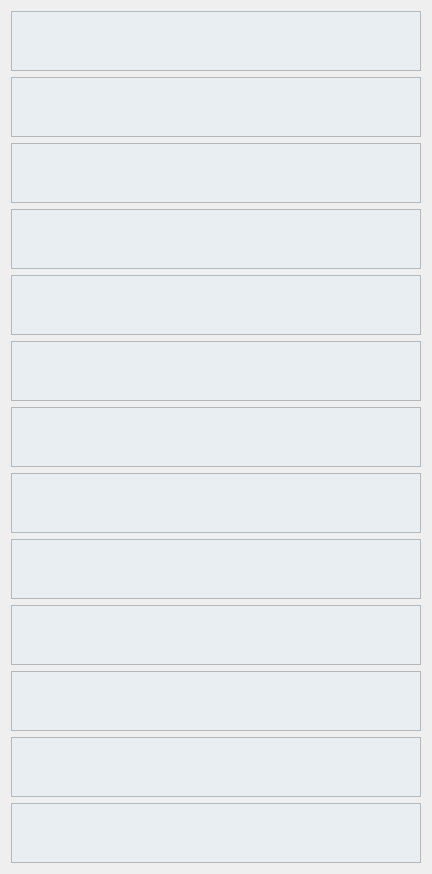
                         <widget class="QWidget" name="scrollAreaWidgetContents_7">
                          <property name="geometry">
                           <rect>
                            <x>0</x>
                            <y>0</y>
                            <width>428</width>
                            <height>870</height>
                           </rect>
                          </property>
                          <layout class="QVBoxLayout" name="verticalLayout_6">
                           <item>
                            <widget class="QGraphicsView" name="DeTraceView_1">
                             <property name="minimumSize">
                              <size>
                               <width>410</width>
                               <height>60</height>
                              </size>
                             </property>
                             <property name="maximumSize">
                              <size>
                               <width>16777215</width>
                               <height>60</height>
                              </size>
                             </property>
                             <property name="font">
                              <font>
                               <family>Arial</family>
                              </font>
                             </property>
                             <property name="styleSheet">
                              <string notr="true">background-color: rgb(232, 238, 242);</string>
                             </property>
                            </widget>
                           </item>
                           <item>
                            <widget class="QGraphicsView" name="DeTraceView_2">
                             <property name="sizePolicy">
                              <sizepolicy hsizetype="Preferred" vsizetype="Preferred">
                               <horstretch>0</horstretch>
                               <verstretch>0</verstretch>
                              </sizepolicy>
                             </property>
                             <property name="minimumSize">
                              <size>
                               <width>410</width>
                               <height>60</height>
                              </size>
                             </property>
                             <property name="maximumSize">
                              <size>
                               <width>16777215</width>
                               <height>60</height>
                              </size>
                             </property>
                             <property name="font">
                              <font>
                               <family>Arial</family>
                              </font>
                             </property>
                             <property name="styleSheet">
                              <string notr="true">background-color: rgb(232, 238, 242);</string>
                             </property>
                            </widget>
                           </item>
                           <item>
                            <widget class="QGraphicsView" name="DeTraceView_3">
                             <property name="minimumSize">
                              <size>
                               <width>410</width>
                               <height>60</height>
                              </size>
                             </property>
                             <property name="maximumSize">
                              <size>
                               <width>16777215</width>
                               <height>60</height>
                              </size>
                             </property>
                             <property name="font">
                              <font>
                               <family>Arial</family>
                              </font>
                             </property>
                             <property name="styleSheet">
                              <string notr="true">background-color: rgb(232, 238, 242);</string>
                             </property>
                            </widget>
                           </item>
                           <item>
                            <widget class="QGraphicsView" name="DeTraceView_4">
                             <property name="minimumSize">
                              <size>
                               <width>410</width>
                               <height>60</height>
                              </size>
                             </property>
                             <property name="maximumSize">
                              <size>
                               <width>16777215</width>
                               <height>60</height>
                              </size>
                             </property>
                             <property name="font">
                              <font>
                               <family>Arial</family>
                              </font>
                             </property>
                             <property name="styleSheet">
                              <string notr="true">background-color: rgb(232, 238, 242);</string>
                             </property>
                            </widget>
                           </item>
                           <item>
                            <widget class="QGraphicsView" name="DeTraceView_5">
                             <property name="minimumSize">
                              <size>
                               <width>410</width>
                               <height>60</height>
                              </size>
                             </property>
                             <property name="maximumSize">
                              <size>
                               <width>16777215</width>
                               <height>60</height>
                              </size>
                             </property>
                             <property name="font">
                              <font>
                               <family>Arial</family>
                              </font>
                             </property>
                             <property name="styleSheet">
                              <string notr="true">background-color: rgb(232, 238, 242);</string>
                             </property>
                            </widget>
                           </item>
                           <item>
                            <widget class="QGraphicsView" name="DeTraceView_6">
                             <property name="minimumSize">
                              <size>
                               <width>410</width>
                               <height>60</height>
                              </size>
                             </property>
                             <property name="maximumSize">
                              <size>
                               <width>16777215</width>
                               <height>60</height>
                              </size>
                             </property>
                             <property name="font">
                              <font>
                               <family>Arial</family>
                              </font>
                             </property>
                             <property name="styleSheet">
                              <string notr="true">background-color: rgb(232, 238, 242);</string>
                             </property>
                            </widget>
                           </item>
                           <item>
                            <widget class="QGraphicsView" name="DeTraceView_7">
                             <property name="minimumSize">
                              <size>
                               <width>410</width>
                               <height>60</height>
                              </size>
                             </property>
                             <property name="maximumSize">
                              <size>
                               <width>16777215</width>
                               <height>60</height>
                              </size>
                             </property>
                             <property name="font">
                              <font>
                               <family>Arial</family>
                              </font>
                             </property>
                             <property name="styleSheet">
                              <string notr="true">background-color: rgb(232, 238, 242);</string>
                             </property>
                            </widget>
                           </item>
                           <item>
                            <widget class="QGraphicsView" name="DeTraceView_8">
                             <property name="minimumSize">
                              <size>
                               <width>410</width>
                               <height>60</height>
                              </size>
                             </property>
                             <property name="maximumSize">
                              <size>
                               <width>16777215</width>
                               <height>60</height>
                              </size>
                             </property>
                             <property name="font">
                              <font>
                               <family>Arial</family>
                              </font>
                             </property>
                             <property name="styleSheet">
                              <string notr="true">background-color: rgb(232, 238, 242);</string>
                             </property>
                            </widget>
                           </item>
                           <item>
                            <widget class="QGraphicsView" name="DeTraceView_13">
                             <property name="minimumSize">
                              <size>
                               <width>410</width>
                               <height>60</height>
                              </size>
                             </property>
                             <property name="maximumSize">
                              <size>
                               <width>16777215</width>
                               <height>60</height>
                              </size>
                             </property>
                             <property name="font">
                              <font>
                               <family>Arial</family>
                              </font>
                             </property>
                             <property name="styleSheet">
                              <string notr="true">background-color: rgb(232, 238, 242);</string>
                             </property>
                            </widget>
                           </item>
                           <item>
                            <widget class="QGraphicsView" name="DeTraceView_12">
                             <property name="minimumSize">
                              <size>
                               <width>410</width>
                               <height>60</height>
                              </size>
                             </property>
                             <property name="maximumSize">
                              <size>
                               <width>16777215</width>
                               <height>60</height>
                              </size>
                             </property>
                             <property name="font">
                              <font>
                               <family>Arial</family>
                              </font>
                             </property>
                             <property name="styleSheet">
                              <string notr="true">background-color: rgb(232, 238, 242);</string>
                             </property>
                            </widget>
                           </item>
                           <item>
                            <widget class="QGraphicsView" name="DeTraceView_11">
                             <property name="minimumSize">
                              <size>
                               <width>410</width>
                               <height>60</height>
                              </size>
                             </property>
                             <property name="maximumSize">
                              <size>
                               <width>16777215</width>
                               <height>60</height>
                              </size>
                             </property>
                             <property name="font">
                              <font>
                               <family>Arial</family>
                              </font>
                             </property>
                             <property name="styleSheet">
                              <string notr="true">background-color: rgb(232, 238, 242);</string>
                             </property>
                            </widget>
                           </item>
                           <item>
                            <widget class="QGraphicsView" name="DeTraceView_14">
                             <property name="minimumSize">
                              <size>
                               <width>410</width>
                               <height>60</height>
                              </size>
                             </property>
                             <property name="maximumSize">
                              <size>
                               <width>16777215</width>
                               <height>60</height>
                              </size>
                             </property>
                             <property name="font">
                              <font>
                               <family>Arial</family>
                              </font>
                             </property>
                             <property name="styleSheet">
                              <string notr="true">background-color: rgb(232, 238, 242);</string>
                             </property>
                            </widget>
                           </item>
                           <item>
                            <widget class="QGraphicsView" name="DeTraceView_15">
                             <property name="minimumSize">
                              <size>
                               <width>410</width>
                               <height>60</height>
                              </size>
                             </property>
                             <property name="maximumSize">
                              <size>
                               <width>16777215</width>
                               <height>60</height>
                              </size>
                             </property>
                             <property name="font">
                              <font>
                               <family>Arial</family>
                              </font>
                             </property>
                             <property name="styleSheet">
                              <string notr="true">background-color: rgb(232, 238, 242);</string>
                             </property>
                            </widget>
                           </item>
                          </layout>
                         </widget>
